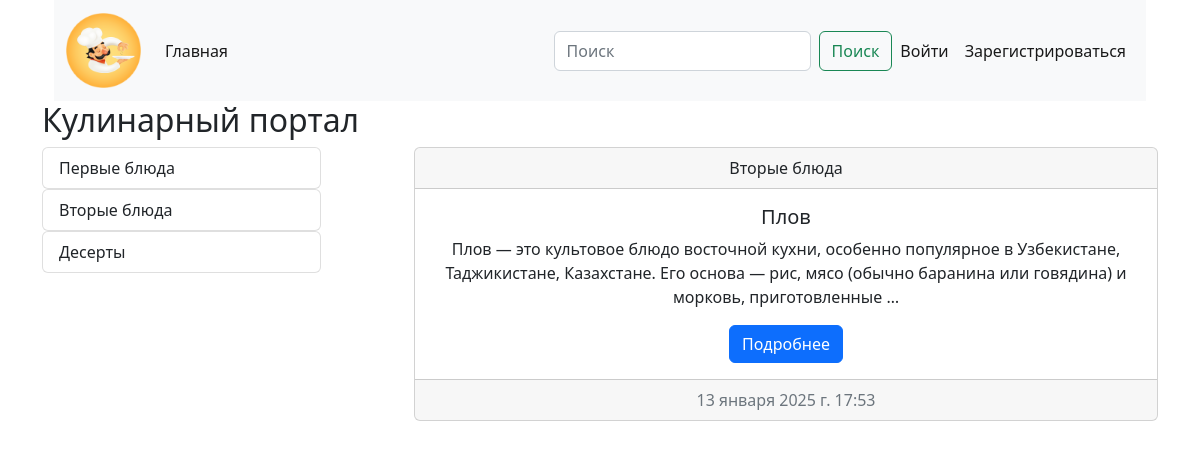
The app's page /category/2/ with its own data.
### cooking/models.py (models this page shows)
class Category(models.Model):
    title = models.CharField(max_length=255, verbose_name='Название категории') # Поле символов с максимальной длиной, отображаемое имя в админке
    def __str__(self):
        return self.title
    def get_absolute_url(self): # Генерирование ссылки
        return reverse('category_list_link', kwargs={'pk': self.pk})
    class Meta: # Для корректного отображения в админке на русском языке
        verbose_name = 'Категория'
        verbose_name_plural = 'Категории'

class Post(models.Model):
    title = models.CharField(max_length=255, verbose_name='Заголовок статьи')
    content = models.TextField(default='Скоро тут будет статья', verbose_name='Текст статьи') # default= наполнение по умолчанию
    created_at = models.DateTimeField(auto_now_add=True) # Привязка ко времени создания
    updated_at = models.DateTimeField(auto_now=True) # Привязка ко времени обновления
    photo = models.ImageField(upload_to='photos/', blank=True) # Фотографии статей будут скачиваться в каталог photos
    watched = models.IntegerField(default=0)
    is_published = models.BooleanField(default=True)
    category = models.ForeignKey(Category, related_name='posts', on_delete=models.CASCADE) # Связываем класс с категорией, при удалении категории удаляются все статьи
    author = models.ForeignKey(User, default=None, null=True, blank=True, on_delete=models.CASCADE)
    def __str__(self):
        return self.title
    def get_absolute_url(self): # Генерирование ссылки
        return reverse('post_detail_link', kwargs={'pk': self.pk})
    class Meta: # Для корректного отображения в админке на русском языке
        verbose_name = 'Пост'
        verbose_name_plural = 'Посты'

### cooking/views.py (the view)
# urls.py: path('category/<int:pk>/', category_list, name='category_list_link'), # category_list_link - уникальное имя ссылки
def category_list(request, pk):
  posts = Post.objects.filter(category_id=pk)
  categrories = Category.objects.all()
  context = {
      'title': posts[0].category,
      'posts': posts,
      'categories': categrories
	} # Формируем данные, которые будем отправлять
  return render(request, 'cooking/index.html', context) ### Отправляем данные на html страничку, которую надо прогрузить

### cooking/templates/cooking/index.html
{% extends 'base.html' %}
{% block main %}
<h2>Кулинарный портал</h2>
<div class="d-flex justify-content-between">
    <div class="col-3">
		 {% for category in categories %}
		 {% include 'cooking/components/_category_buttons.html' %}
		 {% endfor %}
    </div>
    <div class="col-8">
		{% for post in posts %}
		{% include 'cooking/components/_post_list.html' %}
		{% endfor %}
    </div>
</div>
{% endblock main %}

### cooking/templates/cooking/components/_category_buttons.html
<div class="list-group">
	<a href="{{ category.get_absolute_url }}" class="list-group-item list-group-item-action">{{ category }}</a>
</div>

### cooking/templates/cooking/components/_post_list.html
<div class="card text-center"><div class="card-header">{{ post.category }}</div>
	<div class="card-body"><h5 class="card-title">{{ post }}</h5><p class="card-text">{{ post.content | truncatewords:25 }}</p><a href="{{ post.get_absolute_url }}" class="btn btn-primary">Подробнее</a></div>
	<div class="card-footer text-muted">{{ post.created_at }}</div>
</div>

### records on screen
Category: title "Первые блюда"
Category: title "Вторые блюда"
Category: title "Десерты"
Post: category "Вторые блюда", title "Плов", content "Плов — это культовое блюдо восточной кухни, особенно популярное в Узбекистане, Таджикистане, Казахстане. Его основа — рис, мясо (обычно баранина или говядина) и морковь, приготовленные …", created_at "13 января 2025 г. 17:53"
